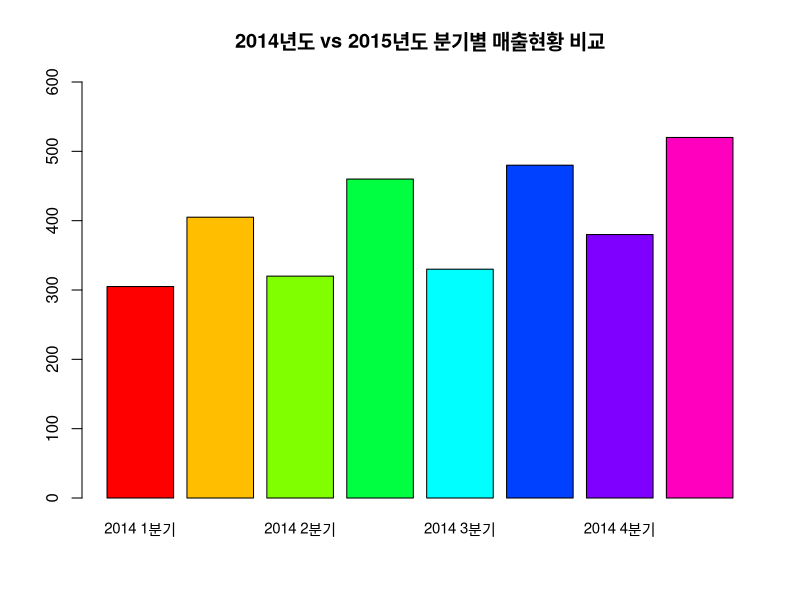
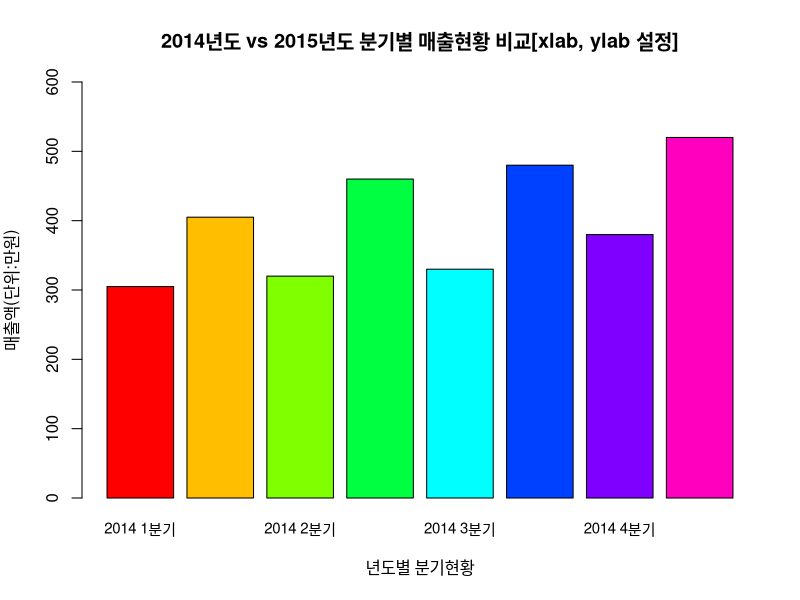
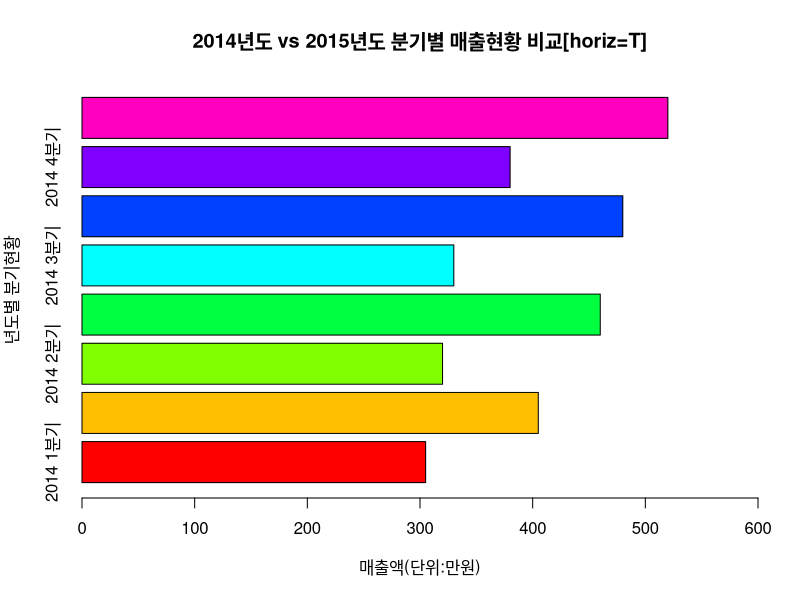
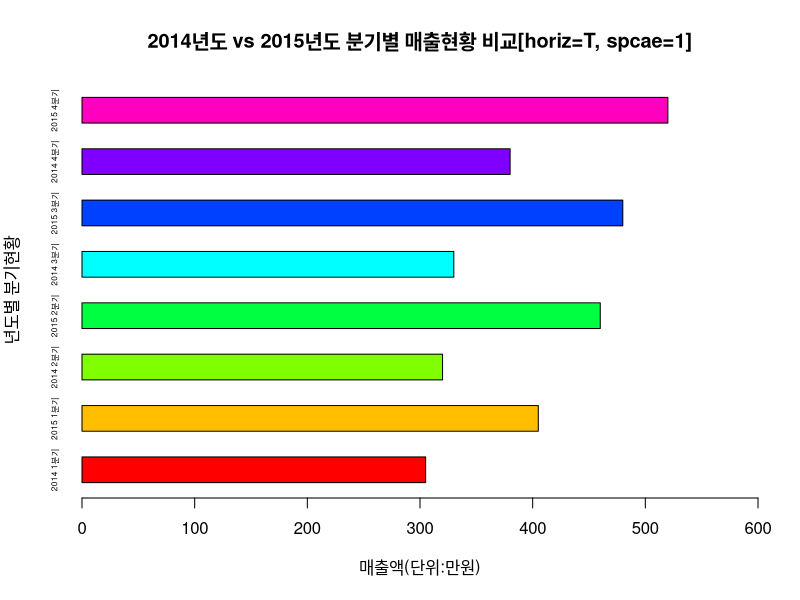
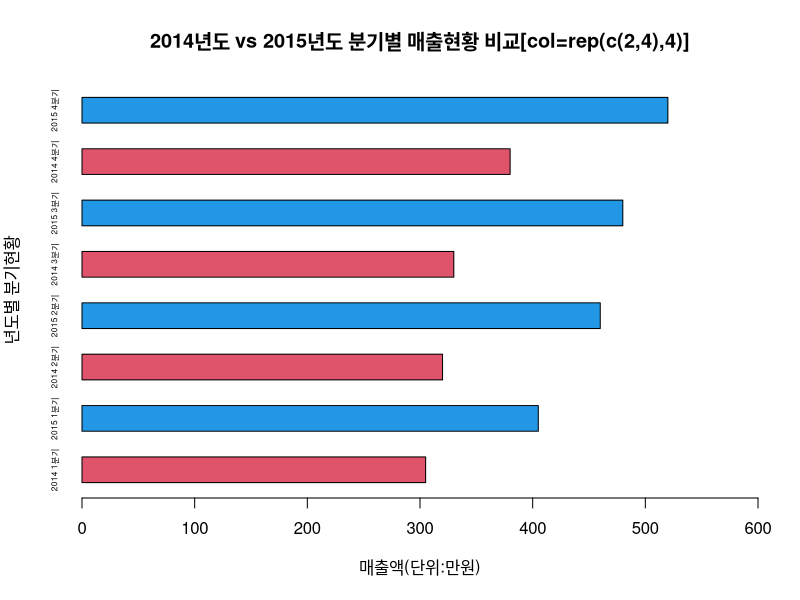
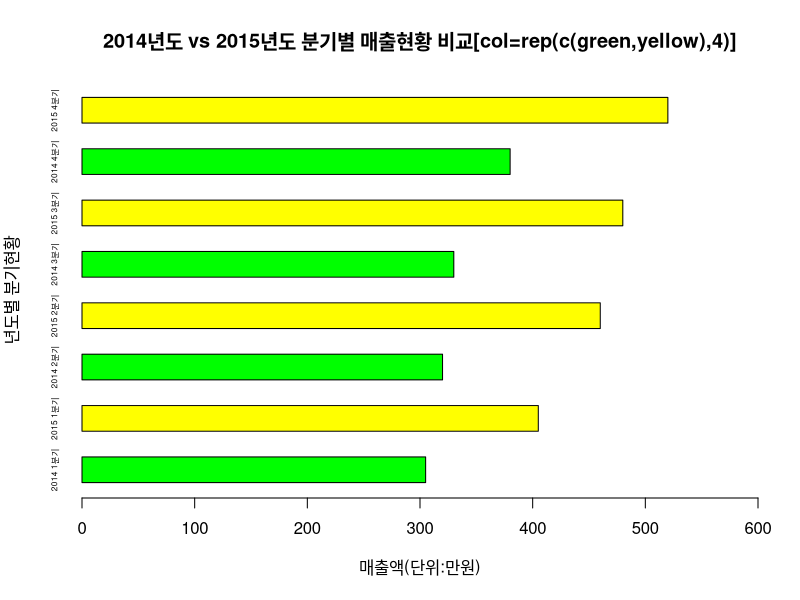
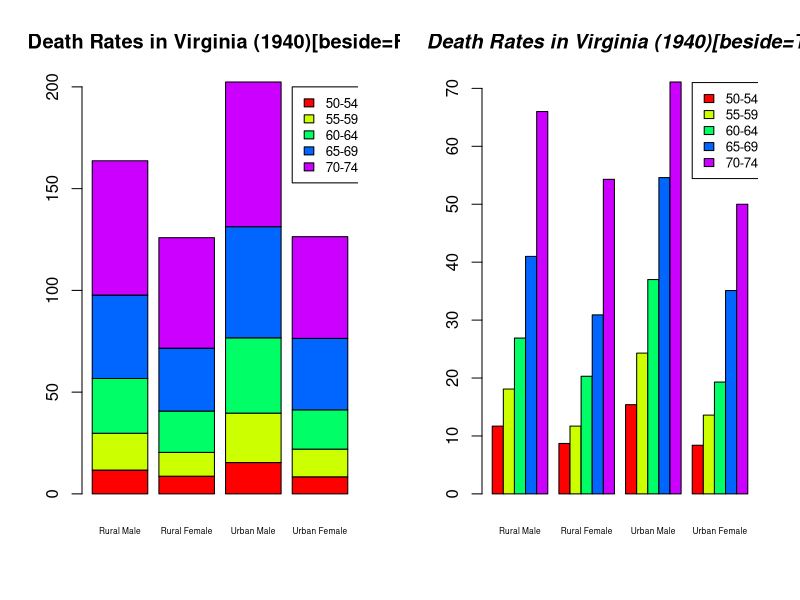

Write the R code that produced these figures, in order. (Note: this script raises an error after producing the figures.)
# 시각화 도구 분류

#         칼럼특성                    시각화도구                  설명
# 칼럼수  숫자형  범주형
#   1       1                     hist, plot, barplot       숫자형 컬럼 1개
#   1               1             pie, barplot              범주형 컬럼 1개
#   2       2                     plot, abline, boxplot     숫자형 컬럼 2개
#   3       3                     scatterplot3d             숫자형 컬럼 3개
#   n       n       n             pairs(산점도 매트릭스)    n개의 컬럼

# 이산변수 : 정수 단위로 나누어 측정할 수 있는 변수 : barplot, pie, plot 이용

# barplot, hist 차이 : barplot은 범주형, hist는 연속형

# barplot : 세로막대, ylim(y축 범위), col(막대 색상), main(제목), cex.names=x축 문자 크기
chart_data <- c(305,405,320,460,330,480,380,520)
names(chart_data) <- c("2014 1분기", "2015 1분기", "2014 2분기", "2015 2분기",
                       "2014 3분기", "2015 3분기", "2014 4분기", "2015 4분기")
chart_data
mode(chart_data); class(chart_data) # numeric, numeric
postscriptFonts() # pdf 폰트 지원 확인하기 $Korea1deb
pdf.options(family="Korea1deb") # 한글 옵션 설정
pdf("C:/R_Studio/Rscript/chapter/chapter05/barplot.pdf")
par(mfrow=c(1,1))
barplot(chart_data, ylim=c(0,600), col=rainbow(8),
        main="2014년도 vs 2015년도 분기별 매출현황 비교", cex.names=0.9)

help(barplot) # barplot 도움말 보기

# 가로축, 세로축 레이블 추가 : xlab(x축이름), ylab(y축이름) 속성 이용
barplot(chart_data, ylab="매출액(단위:만원)", xlab="년도별 분기현황", ylim=c(0,600),
        col=rainbow(8), main="2014년도 vs 2015년도 분기별 매출현황 비교[xlab, ylab 설정]",
        cex.names=0.9)

# 가로 barplot : horiz 속성을 TRUE로 지정하면 된다.
barplot(chart_data, xlim=c(0,600), xlab="매출액(단위:만원)", ylab="년도별 분기현황",
        horiz=T, col=rainbow(8),
        main="2014년도 vs 2015년도 분기별 매출현황 비교[horiz=T]")

# 막대 사이 간격 조정 : space
barplot(chart_data, xlim=c(0,600), xlab="매출액(단위:만원)", ylab="년도별 분기현황",
        horiz=T, col=rainbow(8), space=1, cex.names=0.5,
        main="2014년도 vs 2015년도 분기별 매출현황 비교[horiz=T, spcae=1]")

# 막대 색상 특정색 지정 : 1(검정), 2(빨강), 3(초록), 4(파랑), 5(하늘색), 6(자주색), 7(노랑)
barplot(chart_data, xlim=c(0,600), xlab="매출액(단위:만원)", ylab="년도별 분기현황",
        space=1, cex.names=0.5, col=rep(c(2,4),4), horiz=T,
        main="2014년도 vs 2015년도 분기별 매출현황 비교[col=rep(c(2,4),4)]")
# 노랑과 그린 색상으로 지정
barplot(chart_data, xlim=c(0,600), xlab="매출액(단위:만원)", ylab="년도별 분기현황",
        space=1, cex.names=0.5, col=rep(c("green","yellow"),4), horiz=T,
        main="2014년도 vs 2015년도 분기별 매출현황 비교[col=rep(c(green,yellow),4)]")

# 누적 막대차트
# 단계 1 : 메모리 가져오기, 데이터 셋 확인하기
data(VADeaths)
VADeaths
str(VADeaths) # 5행 4열
mode(VADeaths); class(VADeaths) # numeric, matrix
dimnames(VADeaths) # names는 각 vector의 이름이고 dimnames는 각 행,열의 이름
rownames(VADeaths) # "50-54" "55-59" "60-64" "65-69" "70-74"
colnames(VADeaths) # "Rural Male"   "Rural Female" "Urban Male"   "Urban Female"
help(VADeaths)
par(mfrow=c(1,2)) # 1행 2열 그래프 보기(한화면에 2개)

# 단계 2: barplot 그리기(beside F, T 여부 확인)
# beside : X축 값이 측면으로 배열, F면 하나의 막대에 누적

# (1) beside=F
barplot(VADeaths, beside=F, col=rainbow(5), 
        main="Death Rates in Virginia (1940)[beside=F]", cex.names =0.5)
# legend : 범례표시. x좌표, y좌표, 범주 설정, 색상(fill), 크기(cex) 등
help(legend)
legend(3.8, 200, rownames(VADeaths), cex=0.8, fill=rainbow(5))

# (2) beside=T
barplot(VADeaths, beside=T, col=rainbow(5), cex.names =0.5)
legend(19,71,rownames(VADeaths), cex=0.8, fill=rainbow(5))
title(main="Death Rates in Virginia (1940)[beside=T]", font.main=4) # 타이틀 설정
dev.off() # pdf 종료

# dotchart(점도표)
# 그래프 관련 정리 http://blog.naver.com/kjhnav/220831638477
help(dotchart)
dotchart(x, labels = NULL, groups = NULL, gdata = NULL,
         cex = par("cex"), pt.cex = cex,
         pch = 21, gpch = 21, bg = par("bg"),
         color = par("fg"), gcolor = par("fg"), lcolor = "gray",
         xlim = range(x[is.finite(x)]),
         main = NULL, xlab = NULL, ylab = NULL, ...)
# x : 차트가 그려질 data
# labels : 점에 대한 설명문
# cex : 점의 확대
# pch : 점 모양
# color : 점 색상
# lcolor : 선 생상
# main : 차트 제목
# xlab, ylab : x,y축 이름

# 분기별 매출현황 dotchart 시각화
chart_data
names(chart_data)
par(mfrow=c(1,1)) # 1행 1열 그래프 보기(한화면에 1개)
dotchart(chart_data, col=c("blue","red"), lcol="1", pch=1:2, labels=names(chart_data),
         xlab="매출액", main="2014, 2015년도 분기별 매출액 현황[dotchart]", cex=1.2)

# piechart 시각화
help(pie)
pie(x, labels = names(x), edges = 200, radius = 0.8,
    clockwise = FALSE, init.angle = if(clockwise) 90 else 0,
    density = NULL, angle = 45, col = NULL, border = NULL,
    lty = NULL, main = NULL, ...)
# x : 차트가 그려질 데이터
# labels : 조각에 대한 설명문
# col : 색상
# border : 테두리색
# lty : 선타입
# main : 제목

# 분기별 매출현황 시각화
pie(chart_data, labels=names(chart_data), col=rainbow(8), cex=1.0)
title("2014~2015년도 분기별 매출현황[piechart]")
